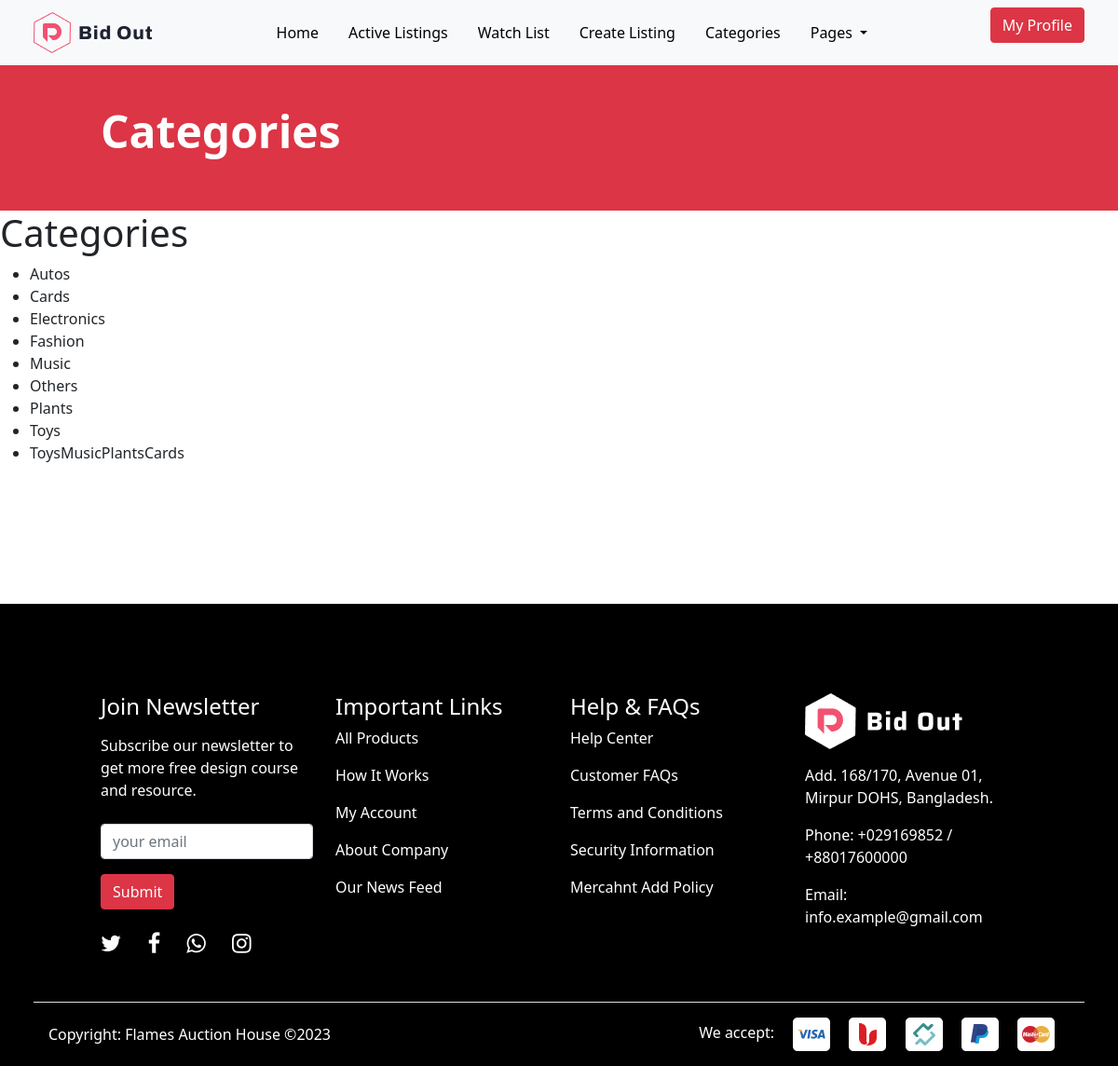
/categories/ (signed in), run on the app's committed database.
### auctions/models.py (models this page shows, shortened)
class Category(models.Model):
    name = models.CharField(max_length=255, unique=True)
    slug = AutoSlugField(populate_from='name', unique=True)
    class Meta:
        verbose_name = "Category"
        verbose_name_plural = "Categories"
        ordering = ["name"]

### auctions/views.py (the view)
# urls.py: path('categories/', category_list, name='categories'),
@login_required(login_url="login")
def category_list(request):
    categories = Category.objects.all()
    return render(request, "auctions/categories.html", {"categories": categories})

### auctions/templates/auctions/categories.html
{% extends 'main.html' %}
{% block content %}
    <div class="container-fluid bg-danger py-5 text-white">
        <div class="row pt-5">
            <div class="col-12 col-lg-10">
                <h1 class="display-5 fw-bold ms-0 ps-0 ms-md-5 ps-md-5 pt-3">Categories</h1>
            </div>
        </div>
    </div>
  <h1>Categories</h1>
  <ul>
    {% for category in categories %}
      <li><a href="{% url 'category_auctions' category.slug %}">{{ category.name }}</a></li>
    {% empty %}
      <li>No categories.</li>
    {% endfor %}
  </ul>
{% endblock %}

### static/styles/style.css (style rules this page uses)
* { box-sizing: border-box; }
a { color: unset; text-decoration: none; }

### data on the page
Category: name "Autos"
Category: name "Cards"
Category: name "Electronics"
Category: name "Fashion"
Category: name "Music"
Category: name "Others"
Category: name "Plants"
Category: name "Toys"
Category: name "ToysMusicPlantsCards"
